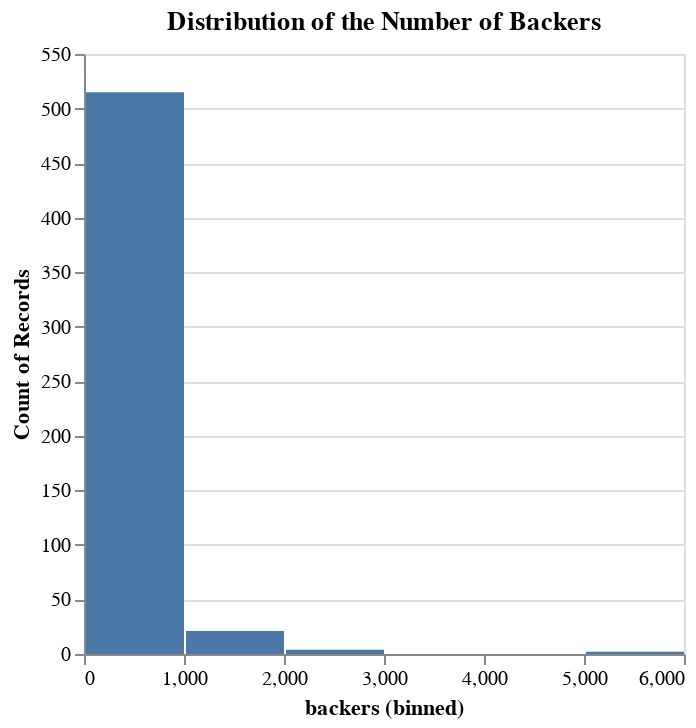

The notebook cell saved with this chart:
### Code cell
# b. Histogram of backers
chart_backers = alt.Chart(new_df).mark_bar().encode(
    alt.X("backers", bin=True),
    y='count()',
    tooltip=['count()']
).properties(
    title='Distribution of the Number of Backers'
)
chart_backers.display() 

# Interpretation of the histogram:
# The histogram shows a skewed distribution with a large number of projects having a small number of backers.
# There are a few projects with a very high number of backers, which are outliers.
# This suggests that while some projects attract many backers, most projects have a more modest number.

### Figure 1 — Vega-Lite specification as saved in the notebook (floating-point values rounded to 4 significant figures; data arrays with more than 128 entries replaced by an {"elided": "..."} marker saying what was removed)
{"config": {"view": {"continuousWidth": 300, "continuousHeight": 300}}, "data": {"name": "data-de8a9999fd04731d3741fb090ceacc49"}, "mark": {"type": "bar"}, "encoding": {"tooltip": [{"aggregate": "count", "type": "quantitative"}], "x": {"bin": true, "field": "backers", "type": "quantitative"}, "y": {"aggregate": "count", "type": "quantitative"}}, "title": "Distribution of the Number of Backers", "$schema": "https://vega.github.io/schema/vega-lite/v5.8.0.json", "datasets": {"data-de8a9999fd04731d3741fb090ceacc49": {"elided": "542 records"}}}
